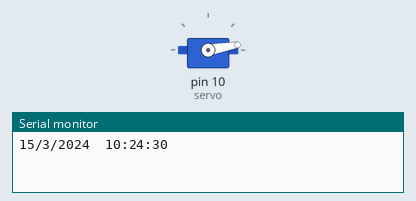
The sketch below on a simulated Arduino Uno, built with avr-gcc and run on an emulated ATmega328P. Parts: servo, the last lines printed to the serial monitor. The local clock reads 2024-03-15 10:24:30 at power-on unless the sketch sets it.

Above: at 0.1 s.
At 1.1 s:
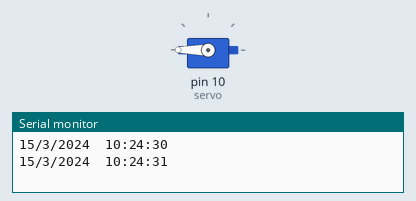
Timing chart, 0 to 2.6 s (numbered marks = the images above):
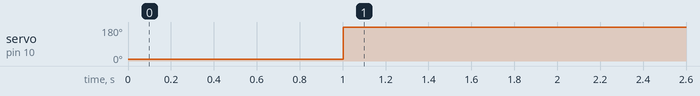

Measured:
- by itself, servo on pin 10 (servo): 10° → 180° at 1.0 s

The sketch:

BASIC_real_time_clock.ino
```cpp
//This code is to use with DS1302 RTC module, it permits you to setup the actual time and date
//And you can visualize them on the LCD i2c screen
//This code is a modified version of the code provided in virtuabotixRTC library
//Refer to Surtrtech Youtube chhannel/Facebook page for more information
#include <Servo.h>

Servo servo;
int angle =10;
//const int ledPin = 12;
#include <virtuabotixRTC.h> //Libraries needed
/*#include <LiquidCrystal_I2C.h>

#define I2C_ADDR 0x27 //LCD i2c stuff
#define BACKLIGHT_PIN 3
#define En_pin 2
#define Rw_pin 1
#define Rs_pin 0
#define D4_pin 4
#define D5_pin 5
#define D6_pin 6
#define D7_pin 7

LiquidCrystal_I2C lcd(I2C_ADDR,En_pin,Rw_pin,Rs_pin,D4_pin,D5_pin,D6_pin,D7_pin);
*/
//Wiring SCLK -> 6, I/O -> 7, CE -> 9
//Or CLK -> 6 , DAT -> 7, Reset -> 9

virtuabotixRTC myRTC(6, 7, 9); //If you change the wiring change the pins here also


void setup() {
 Serial.begin(9600);
/* lcd.begin (16,2); //Initialize the LCD
 lcd.setBacklightPin(BACKLIGHT_PIN,POSITIVE);
 lcd.setBacklight(HIGH);
 lcd.home ();*/
 //*******myRTC.setDS1302Time(0, 50, 21, 16, 7, 16, 2020); //Here you write your actual time/date as shown above-----------------------//SET TIME (SECONDS, MINUTES, HOURS, DATE, MONTH, YEAR)
 //but remember to "comment/remove" this function once you're done as I did
 //The setup is done only one time and the module will continue counting it automatically
   //pinMode(ledPin, OUTPUT);
   servo.attach(10);
servo.write(angle);
}

void loop() {
 //lcd.clear(); //Here after clearing the LCD we take the time from the module and print it on the screen with usual LCD functions
 myRTC.updateTime();
 //lcd.setCursor(0,0);
Serial.print(myRTC.dayofmonth);
Serial.print("/");
Serial.print(myRTC.month);
Serial.print("/");
 Serial.print(myRTC.year);
//lcd.setCursor(0,1);
Serial.print("  ");
Serial.print(myRTC.hours);
Serial.print(":");
Serial.print(myRTC.minutes);
Serial.print(":");
Serial.print(myRTC.seconds);
Serial.println();
 delay(1000);
 /////
 if (myRTC.hours == 6 && myRTC.minutes == 0 && myRTC.seconds == 0) {
  servo.write(0);
    //digitalWrite(ledPin, HIGH);
  } else {
    servo.write(180);
    //digitalWrite(ledPin, LOW);
  }

  // print the analog value:
  //Serial.println(analogValue);
  delay(10);        // delay in between reads for stability
}
```
